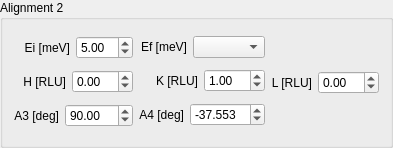
    <widget class="QGroupBox" name="groupBox_3">
     <property name="sizePolicy">
      <sizepolicy hsizetype="Preferred" vsizetype="Preferred">
       <horstretch>0</horstretch>
       <verstretch>0</verstretch>
      </sizepolicy>
     </property>
     <property name="title">
      <string>Alignment 2</string>
     </property>
     <layout class="QHBoxLayout" name="horizontalLayout_56">
      <item>
       <layout class="QHBoxLayout" name="horizontalLayout_39">
        <item>
         <layout class="QVBoxLayout" name="verticalLayout_15">
          <item>
           <layout class="QHBoxLayout" name="horizontalLayout_40">
            <item>
             <widget class="QLabel" name="label_30">
              <property name="toolTip">
               <string>Reflection 2 incoming energy</string>
              </property>
              <property name="statusTip">
               <string>Reflection 2 incoming energy</string>
              </property>
              <property name="text">
               <string>Ei [meV]</string>
              </property>
              <property name="alignment">
               <set>Qt::AlignRight|Qt::AlignTrailing|Qt::AlignVCenter</set>
              </property>
             </widget>
            </item>
            <item>
             <widget class="QDoubleSpinBox" name="alignment2_ei_spinBox">
              <property name="toolTip">
               <string>Reflection 2 incoming energy</string>
              </property>
              <property name="statusTip">
               <string>Reflection 2 incoming energy</string>
              </property>
              <property name="value">
               <double>5.000000000000000</double>
              </property>
             </widget>
            </item>
           </layout>
          </item>
          <item>
           <layout class="QHBoxLayout" name="horizontalLayout_41">
            <item>
             <widget class="QLabel" name="label_31">
              <property name="toolTip">
               <string>Reflection 2 H Value</string>
              </property>
              <property name="statusTip">
               <string>Reflection 2 H Value</string>
              </property>
              <property name="text">
               <string>H [RLU]</string>
              </property>
              <property name="alignment">
               <set>Qt::AlignRight|Qt::AlignTrailing|Qt::AlignVCenter</set>
              </property>
             </widget>
            </item>
            <item>
             <widget class="QDoubleSpinBox" name="alignment2_h_spinBox">
              <property name="toolTip">
               <string>Reflection 2 H Value</string>
              </property>
              <property name="statusTip">
               <string>Reflection 2 H Value</string>
              </property>
              <property name="minimum">
               <double>-20.000000000000000</double>
              </property>
              <property name="maximum">
               <double>20.000000000000000</double>
              </property>
             </widget>
            </item>
           </layout>
          </item>
          <item>
           <layout class="QHBoxLayout" name="horizontalLayout_42">
            <item>
             <widget class="QLabel" name="label_32">
              <property name="toolTip">
               <string>Reflection 2 sample rotation</string>
              </property>
              <property name="statusTip">
               <string>Reflection 2 sample rotation</string>
              </property>
              <property name="text">
               <string>A3 [deg]</string>
              </property>
              <property name="alignment">
               <set>Qt::AlignRight|Qt::AlignTrailing|Qt::AlignVCenter</set>
              </property>
             </widget>
            </item>
            <item>
             <widget class="QDoubleSpinBox" name="alignment2_a3_spinBox">
              <property name="toolTip">
               <string>Reflection 2 sample rotation</string>
              </property>
              <property name="statusTip">
               <string>Reflection 2 sample rotation</string>
              </property>
              <property name="minimum">
               <double>-360.000000000000000</double>
              </property>
              <property name="maximum">
               <double>360.000000000000000</double>
              </property>
              <property name="value">
               <double>90.000000000000000</double>
              </property>
             </widget>
            </item>
           </layout>
          </item>
         </layout>
        </item>
        <item>
         <layout class="QVBoxLayout" name="verticalLayout_16">
          <item>
           <layout class="QHBoxLayout" name="horizontalLayout_43">
            <item>
             <widget class="QLabel" name="label_33">
              <property name="toolTip">
               <string>Reflection 2 outgoing energy</string>
              </property>
              <property name="statusTip">
               <string>Reflection 2 outgoing energy</string>
              </property>
              <property name="text">
               <string>Ef [meV]</string>
              </property>
              <property name="alignment">
               <set>Qt::AlignRight|Qt::AlignTrailing|Qt::AlignVCenter</set>
              </property>
             </widget>
            </item>
            <item>
             <widget class="QComboBox" name="alignment2_ef_comboBox"/>
            </item>
           </layout>
          </item>
          <item>
           <layout class="QHBoxLayout" name="horizontalLayout_44">
            <item>
             <widget class="QLabel" name="label_34">
              <property name="toolTip">
               <string>Reflection 2 K Value</string>
              </property>
              <property name="statusTip">
               <string>Reflection 2 K Value</string>
              </property>
              <property name="text">
               <string>K [RLU]</string>
              </property>
              <property name="alignment">
               <set>Qt::AlignRight|Qt::AlignTrailing|Qt::AlignVCenter</set>
              </property>
             </widget>
            </item>
            <item>
             <widget class="QDoubleSpinBox" name="alignment2_k_spinBox">
              <property name="toolTip">
               <string>Reflection 2 K Value</string>
              </property>
              <property name="statusTip">
               <string>Reflection 2 K Value</string>
              </property>
              <property name="minimum">
               <double>-20.000000000000000</double>
              </property>
              <property name="maximum">
               <double>20.000000000000000</double>
              </property>
              <property name="value">
               <double>1.000000000000000</double>
              </property>
             </widget>
            </item>
           </layout>
          </item>
          <item>
           <layout class="QHBoxLayout" name="horizontalLayout_45">
            <item>
             <widget class="QLabel" name="label_35">
              <property name="toolTip">
               <string>Reflection 2 scattering angle</string>
              </property>
              <property name="statusTip">
               <string>Reflection 2 scattering angle</string>
              </property>
              <property name="text">
               <string>A4 [deg]</string>
              </property>
              <property name="alignment">
               <set>Qt::AlignRight|Qt::AlignTrailing|Qt::AlignVCenter</set>
              </property>
             </widget>
            </item>
            <item>
             <widget class="QDoubleSpinBox" name="alignment2_a4_spinBox">
              <property name="toolTip">
               <string>Reflection 2 scattering angle</string>
              </property>
              <property name="statusTip">
               <string>Reflection 2 scattering angle</string>
              </property>
              <property name="decimals">
               <number>3</number>
              </property>
              <property name="minimum">
               <double>-180.000000000000000</double>
              </property>
              <property name="maximum">
               <double>180.000000000000000</double>
              </property>
              <property name="value">
               <double>-37.552999999999997</double>
              </property>
             </widget>
            </item>
           </layout>
          </item>
         </layout>
        </item>
        <item>
         <layout class="QVBoxLayout" name="verticalLayout_17">
          <item>
           <layout class="QHBoxLayout" name="horizontalLayout_46">
            <item>
             <spacer name="verticalSpacer_5">
              <property name="orientation">
               <enum>Qt::Vertical</enum>
              </property>
              <property name="sizeType">
               <enum>QSizePolicy::Fixed</enum>
              </property>
              <property name="sizeHint" stdset="0">
               <size>
                <width>20</width>
                <height>40</height>
               </size>
              </property>
             </spacer>
            </item>
           </layout>
          </item>
          <item>
           <layout class="QHBoxLayout" name="horizontalLayout_47">
            <item>
             <widget class="QLabel" name="label_36">
              <property name="toolTip">
               <string>Reflection 2 L Value</string>
              </property>
              <property name="statusTip">
               <string>Reflection 2 L Value</string>
              </property>
              <property name="text">
               <string>L [RLU]</string>
              </property>
              <property name="alignment">
               <set>Qt::AlignRight|Qt::AlignTrailing|Qt::AlignVCenter</set>
              </property>
             </widget>
            </item>
            <item>
             <widget class="QDoubleSpinBox" name="alignment2_l_spinBox">
              <property name="toolTip">
               <string>Reflection 2 L Value</string>
              </property>
              <property name="statusTip">
               <string>Reflection 2 L Value</string>
              </property>
              <property name="minimum">
               <double>-20.000000000000000</double>
              </property>
              <property name="maximum">
               <double>20.000000000000000</double>
              </property>
             </widget>
            </item>
           </layout>
          </item>
          <item>
           <layout class="QHBoxLayout" name="horizontalLayout_48">
            <item>
             <spacer name="verticalSpacer_6">
              <property name="orientation">
               <enum>Qt::Vertical</enum>
              </property>
              <property name="sizeType">
               <enum>QSizePolicy::Fixed</enum>
              </property>
              <property name="sizeHint" stdset="0">
               <size>
                <width>20</width>
                <height>40</height>
               </size>
              </property>
             </spacer>
            </item>
           </layout>
          </item>
         </layout>
        </item>
       </layout>
      </item>
     </layout>
    </widget>
